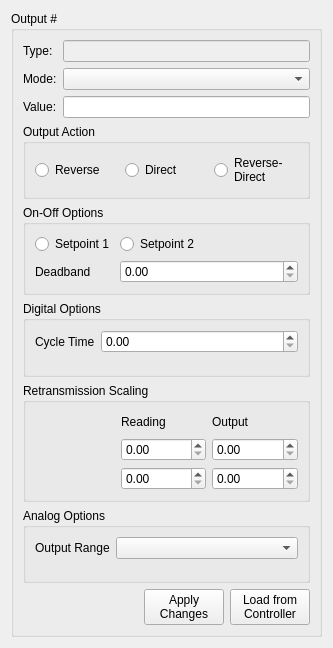
<?xml version="1.0" encoding="UTF-8"?>
<ui version="4.0">
 <class>Output_Pane</class>
 <widget class="QWidget" name="Output_Pane">
  <property name="geometry">
   <rect>
    <x>0</x>
    <y>0</y>
    <width>333</width>
    <height>648</height>
   </rect>
  </property>
  <property name="windowTitle">
   <string>Output #</string>
  </property>
  <layout class="QHBoxLayout" name="horizontalLayout_8">
   <item>
    <widget class="QGroupBox" name="gbox_output_num">
     <property name="title">
      <string>Output #</string>
     </property>
     <layout class="QVBoxLayout" name="verticalLayout_4">
      <item>
       <layout class="QFormLayout" name="formLayout">
        <item row="0" column="0">
         <widget class="QLabel" name="lbl_out_type">
          <property name="text">
           <string>Type:</string>
          </property>
         </widget>
        </item>
        <item row="0" column="1">
         <widget class="QLineEdit" name="line_out_type">
          <property name="enabled">
           <bool>false</bool>
          </property>
         </widget>
        </item>
        <item row="1" column="0">
         <widget class="QLabel" name="lbl_output_mode">
          <property name="text">
           <string>Mode:</string>
          </property>
         </widget>
        </item>
        <item row="1" column="1">
         <widget class="QComboBox" name="combo_output_mode"/>
        </item>
        <item row="2" column="0">
         <widget class="QLabel" name="lbl_output_value">
          <property name="text">
           <string>Value:</string>
          </property>
         </widget>
        </item>
        <item row="2" column="1">
         <widget class="QLineEdit" name="line_output_value"/>
        </item>
       </layout>
      </item>
      <item>
       <widget class="QGroupBox" name="gbox_action">
        <property name="title">
         <string>Output Action</string>
        </property>
        <layout class="QHBoxLayout" name="horizontalLayout" stretch="0,0,0">
         <item>
          <widget class="QRadioButton" name="radio_action_reverse">
           <property name="text">
            <string>Reverse</string>
           </property>
          </widget>
         </item>
         <item>
          <widget class="QRadioButton" name="radio_action_direct">
           <property name="text">
            <string>Direct</string>
           </property>
          </widget>
         </item>
         <item>
          <widget class="QRadioButton" name="radio_action_reversedirect">
           <property name="text">
            <string>Reverse-
Direct</string>
           </property>
          </widget>
         </item>
        </layout>
       </widget>
      </item>
      <item>
       <widget class="QGroupBox" name="gbox_on_off">
        <property name="title">
         <string>On-Off Options</string>
        </property>
        <layout class="QVBoxLayout" name="verticalLayout">
         <item>
          <layout class="QFormLayout" name="formLayout_2">
           <item row="1" column="0">
            <widget class="QLabel" name="lbl_deadband">
             <property name="text">
              <string>Deadband</string>
             </property>
            </widget>
           </item>
           <item row="1" column="1">
            <widget class="QDoubleSpinBox" name="dspin_deadband">
             <property name="maximum">
              <double>100.000000000000000</double>
             </property>
            </widget>
           </item>
           <item row="0" column="0">
            <widget class="QRadioButton" name="radio_stpt1">
             <property name="text">
              <string>Setpoint 1</string>
             </property>
            </widget>
           </item>
           <item row="0" column="1">
            <widget class="QRadioButton" name="radio_stpt2">
             <property name="text">
              <string>Setpoint 2</string>
             </property>
            </widget>
           </item>
          </layout>
         </item>
        </layout>
       </widget>
      </item>
      <item>
       <widget class="QGroupBox" name="gbox_digital">
        <property name="title">
         <string>Digital Options</string>
        </property>
        <layout class="QVBoxLayout" name="verticalLayout_2">
         <item>
          <layout class="QFormLayout" name="formLayout_3">
           <item row="0" column="0">
            <widget class="QLabel" name="lbl_cycletime">
             <property name="text">
              <string>Cycle Time</string>
             </property>
            </widget>
           </item>
           <item row="0" column="1">
            <widget class="QDoubleSpinBox" name="dspin_cycletime"/>
           </item>
          </layout>
         </item>
        </layout>
       </widget>
      </item>
      <item>
       <widget class="QGroupBox" name="gbox_retransmission">
        <property name="title">
         <string>Retransmission Scaling</string>
        </property>
        <layout class="QVBoxLayout" name="verticalLayout_3">
         <item>
          <layout class="QHBoxLayout" name="horizontalLayout_2" stretch="1,1,1">
           <item>
            <spacer name="horizontalSpacer">
             <property name="orientation">
              <enum>Qt::Horizontal</enum>
             </property>
             <property name="sizeHint" stdset="0">
              <size>
               <width>40</width>
               <height>20</height>
              </size>
             </property>
            </spacer>
           </item>
           <item>
            <widget class="QLabel" name="lbl_retrans_reading">
             <property name="text">
              <string>Reading</string>
             </property>
            </widget>
           </item>
           <item>
            <widget class="QLabel" name="lbl_retrans_output">
             <property name="text">
              <string>Output</string>
             </property>
            </widget>
           </item>
          </layout>
         </item>
         <item>
          <layout class="QHBoxLayout" name="horizontalLayout_3" stretch="1,1,1">
           <item>
            <spacer name="horizontalSpacer_2">
             <property name="orientation">
              <enum>Qt::Horizontal</enum>
             </property>
             <property name="sizeHint" stdset="0">
              <size>
               <width>40</width>
               <height>20</height>
              </size>
             </property>
            </spacer>
           </item>
           <item>
            <widget class="QDoubleSpinBox" name="dspin_retrans_read1"/>
           </item>
           <item>
            <widget class="QDoubleSpinBox" name="dspin_retrans_output1">
             <property name="toolTip">
              <string>Sets output at given input in units selected by analog range</string>
             </property>
            </widget>
           </item>
          </layout>
         </item>
         <item>
          <layout class="QHBoxLayout" name="horizontalLayout_4" stretch="1,1,1">
           <item>
            <spacer name="horizontalSpacer_3">
             <property name="orientation">
              <enum>Qt::Horizontal</enum>
             </property>
             <property name="sizeHint" stdset="0">
              <size>
               <width>40</width>
               <height>20</height>
              </size>
             </property>
            </spacer>
           </item>
           <item>
            <widget class="QDoubleSpinBox" name="dspin_retrans_read2"/>
           </item>
           <item>
            <widget class="QDoubleSpinBox" name="dspin_retrans_output2">
             <property name="toolTip">
              <string>Sets output at given input in units selected by analog range</string>
             </property>
            </widget>
           </item>
          </layout>
         </item>
        </layout>
       </widget>
      </item>
      <item>
       <widget class="QGroupBox" name="gbox_analog">
        <property name="title">
         <string>Analog Options</string>
        </property>
        <layout class="QHBoxLayout" name="horizontalLayout_5">
         <item>
          <layout class="QFormLayout" name="formLayout_4">
           <item row="0" column="0">
            <widget class="QLabel" name="lbl_analog_range">
             <property name="text">
              <string>Output Range</string>
             </property>
            </widget>
           </item>
           <item row="0" column="1">
            <widget class="QComboBox" name="combo_analog_range"/>
           </item>
          </layout>
         </item>
        </layout>
       </widget>
      </item>
      <item>
       <layout class="QHBoxLayout" name="horizontalLayout_7" stretch="2,1,1">
        <item>
         <spacer name="horizontalSpacer_4">
          <property name="orientation">
           <enum>Qt::Horizontal</enum>
          </property>
          <property name="sizeHint" stdset="0">
           <size>
            <width>40</width>
            <height>20</height>
           </size>
          </property>
         </spacer>
        </item>
        <item>
         <widget class="QPushButton" name="pushButton">
          <property name="text">
           <string>Apply
Changes</string>
          </property>
         </widget>
        </item>
        <item>
         <widget class="QPushButton" name="pushButton_2">
          <property name="text">
           <string>Load from
Controller</string>
          </property>
         </widget>
        </item>
       </layout>
      </item>
     </layout>
    </widget>
   </item>
  </layout>
 </widget>
 <resources/>
 <connections/>
</ui>
